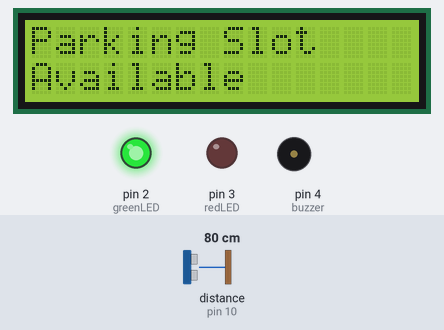
A sketch run on a simulated Arduino Uno, built with avr-gcc and run on an emulated ATmega328P. Shown: 16×2 character LCD, output pins drawn as LEDs (lit = HIGH), buzzer (waves = sounding, pin HIGH). Wiring (inferred from the names in the program): ultrasonic range finder: trigger pin 9; echo pin 10. The inputs (shaded band) are chosen by the test bench; at power-on: distance to the obstacle (sensor on pin 10) 80 cm. The echo pulse lasts 58.3 µs per cm; pins used as bus, display or sensor lines are not drawn; what the sketch prints to the serial monitor is not drawn.

Above: at 3.2 s.
3.3 s: distance to the obstacle (sensor on pin 10) set to 54 cm
4.8 s: distance to the obstacle (sensor on pin 10) set to 45 cm
At 6.4 s:
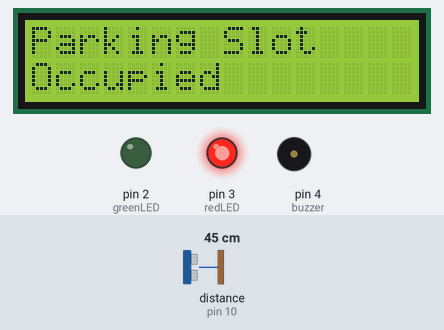
10.1 s: distance to the obstacle (sensor on pin 10) set to 60 cm
At 11.4 s:
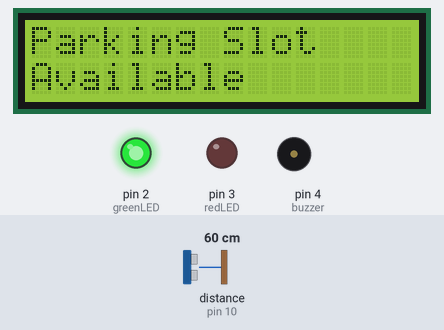
11.7 s: distance to the obstacle (sensor on pin 10) set to 4 cm
At 12.1 s:
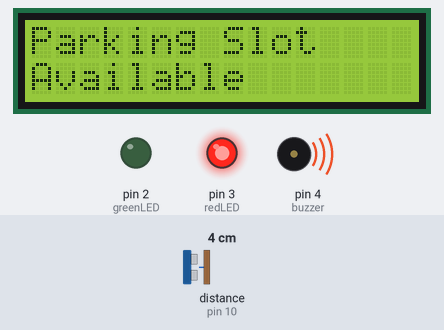
Timing chart, 0 to 14.7 s (numbered marks = the images above; inputs shaded):
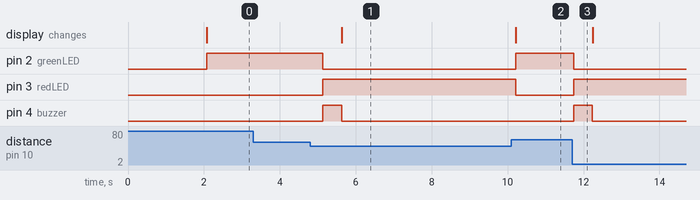

The sketch:

Smart_Parking_System.ino
```cpp
#include <LiquidCrystal.h>

LiquidCrystal lcd(12, 11, 5, 6, 7, 8);

const int trigPin = 9;
const int echoPin = 10;

const int greenLED = 2;
const int redLED = 3;
const int buzzer = 4;

long duration;
int distance;

bool vehicleDetected = false;

void setup()
{
  pinMode(trigPin, OUTPUT);
  pinMode(echoPin, INPUT);

  pinMode(greenLED, OUTPUT);
  pinMode(redLED, OUTPUT);
  pinMode(buzzer, OUTPUT);

  lcd.begin(16, 2);
  Serial.begin(9600);

  lcd.setCursor(0, 0);
  lcd.print("Smart Parking");
  lcd.setCursor(0, 1);
  lcd.print("System Ready");

  delay(2000);
  lcd.clear();
}

void loop()
{
  // Measure Distance
  digitalWrite(trigPin, LOW);
  delayMicroseconds(2);

  digitalWrite(trigPin, HIGH);
  delayMicroseconds(10);
  digitalWrite(trigPin, LOW);

  duration = pulseIn(echoPin, HIGH);

  distance = duration * 0.034 / 2;

  Serial.print("Distance: ");
  Serial.print(distance);
  Serial.println(" cm");

  // Parking Occupied
  if(distance < 50)
  {
    digitalWrite(redLED, HIGH);
    digitalWrite(greenLED, LOW);

    // Beep only once when vehicle enters
    if(vehicleDetected == false)
    {
      digitalWrite(buzzer, HIGH);
      delay(500);
      digitalWrite(buzzer, LOW);

      vehicleDetected = true;
    }

    lcd.clear();
    lcd.setCursor(0, 0);
    lcd.print("Parking Slot");

    lcd.setCursor(0, 1);
    lcd.print("Occupied");

    Serial.println("Vehicle Detected");
  }

  // Parking Available
  else
  {
    digitalWrite(redLED, LOW);
    digitalWrite(greenLED, HIGH);

    digitalWrite(buzzer, LOW);

    vehicleDetected = false;

    lcd.clear();
    lcd.setCursor(0, 0);
    lcd.print("Parking Slot");

    lcd.setCursor(0, 1);
    lcd.print("Available");

    Serial.println("Parking Available");
  }

  delay(500);
}
```

Measured:
- the behaviour switches between 51 and 50 cm on distance to the obstacle (sensor on pin 10) (found by bisection; images 0 and 1)
- after the input at 3.3 s, every drawn part: stays the same
- after the input at 4.8 s, pin 2 (greenLED): HIGH → LOW after 0.33 s; pin 3 (redLED): LOW → HIGH after 0.33 s; pin 4 (buzzer): LOW → HIGH after 0.33 s, → LOW 0.50 s later; the display: changes after 0.84 s (image 1)
- after the input at 10.1 s, pin 2 (greenLED): LOW → HIGH after 0.11 s; pin 3 (redLED): HIGH → LOW after 0.11 s; the display: changes after 0.12 s (image 2)
- after the input at 11.7 s, pin 2 (greenLED): HIGH → LOW at once; pin 3 (redLED): LOW → HIGH at once; pin 4 (buzzer): LOW → HIGH at once, → LOW 0.50 s later
